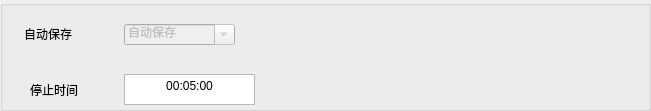
  <widget class="QGroupBox" name="groupBox_6">
   <property name="geometry">
    <rect>
     <x>490</x>
     <y>40</y>
     <width>651</width>
     <height>111</height>
    </rect>
   </property>
   <property name="title">
    <string/>
   </property>
   <widget class="QComboBox" name="comboBox_AutoSave">
    <property name="enabled">
     <bool>false</bool>
    </property>
    <property name="geometry">
     <rect>
      <x>124</x>
      <y>24</y>
      <width>111</width>
      <height>21</height>
     </rect>
    </property>
    <property name="editable">
     <bool>true</bool>
    </property>
    <property name="currentIndex">
     <number>1</number>
    </property>
    <item>
     <property name="text">
      <string>OFF</string>
     </property>
    </item>
    <item>
     <property name="text">
      <string>自动保存</string>
     </property>
    </item>
    <item>
     <property name="text">
      <string>手动保存</string>
     </property>
    </item>
   </widget>
   <widget class="QLabel" name="label_75">
    <property name="geometry">
     <rect>
      <x>24</x>
      <y>24</y>
      <width>81</width>
      <height>20</height>
     </rect>
    </property>
    <property name="text">
     <string>自动保存</string>
    </property>
   </widget>
   <widget class="QTextEdit" name="textEdit_StopTime">
    <property name="geometry">
     <rect>
      <x>124</x>
      <y>74</y>
      <width>131</width>
      <height>31</height>
     </rect>
    </property>
    <property name="html">
     <string>&lt;!DOCTYPE HTML PUBLIC &quot;-//W3C//DTD HTML 4.0//EN&quot; &quot;http://www.w3.org/TR/REC-html40/strict.dtd&quot;&gt;
&lt;html&gt;&lt;head&gt;&lt;meta name=&quot;qrichtext&quot; content=&quot;1&quot; /&gt;&lt;style type=&quot;text/css&quot;&gt;
p, li { white-space: pre-wrap; }
&lt;/style&gt;&lt;/head&gt;&lt;body style=&quot; font-family:'宋体'; font-size:10pt; font-weight:400; font-style:normal;&quot;&gt;
&lt;p align=&quot;center&quot; style=&quot; margin-top:0px; margin-bottom:0px; margin-left:0px; margin-right:0px; -qt-block-indent:0; text-indent:0px;&quot;&gt;&lt;span style=&quot; font-family:'SimSun'; font-size:9pt;&quot;&gt;00:05:00&lt;/span&gt;&lt;/p&gt;&lt;/body&gt;&lt;/html&gt;</string>
    </property>
    <property name="placeholderText">
     <string extracomment="按时间格式填写"/>
    </property>
   </widget>
   <widget class="QLabel" name="label_89">
    <property name="geometry">
     <rect>
      <x>30</x>
      <y>80</y>
      <width>121</width>
      <height>20</height>
     </rect>
    </property>
    <property name="text">
     <string>停止时间</string>
    </property>
   </widget>
  </widget>
